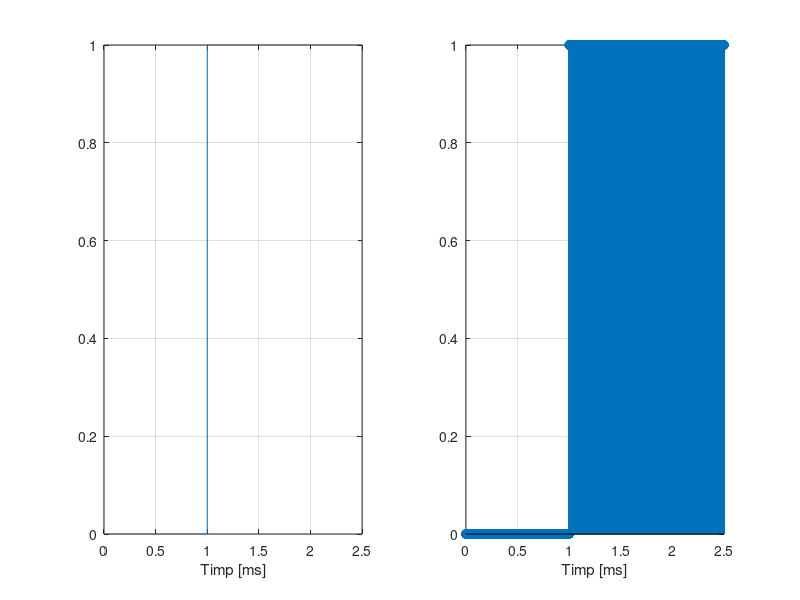

This chart was generated by the following MATLAB code:
%%%E6:
N= 5;%%Numarul de biti
T=N*0.5; %%Calculul perioadei semnalului in functie de nr de biti
Ts=1/12000;  %%Perioada de esantionare(1/frecventa esantionare)
M=0.5*12000; %%Puncte plotate pentru fiecare bit
for(k=1:N)  %% pentru fiecare bit
    Amplitudine=randi(2)-1;  %% Amplitudinea bitului k este aleasa aleator, fie 0 fie 1
   for(p=1:M)  %%pentru fiecare punct al bitului k
       Vector(p+(k-1)*M)=Amplitudine; 
   end
end
t=0:Ts:T-Ts;
figure
subplot(1,2,1)
plot(t,Vector,'-'),xlabel('Timp [ms]'),grid
subplot(1,2,2)
stem(t,Vector,'-'),xlabel('Timp [ms]'),grid
